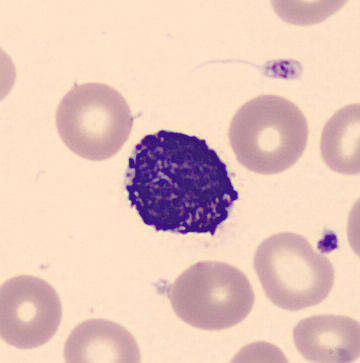
%> input picture 1.jpg, 360 x 363 px
$ octave --eval "result = PreprocessingAndSegmentation(imread('1.jpg'));"   (GNU Octave 9; MATLAB toolbox functions it lacks are replaced by stand-ins)
%> lines starting %> are read from the running program, lines starting %| are printed output that depends on the picture; in (x1, y1, x2, y2) boxes, pixels count from 0 and x2, y2 are one past the last pixel; in counts of white or black regions, pixels touching at a corner belong together; the program's own positions count from 1
function [seg_wbc, seg_rbc] = PreprocessingAndSegmentation(image)

myImage = image(:,:,2);
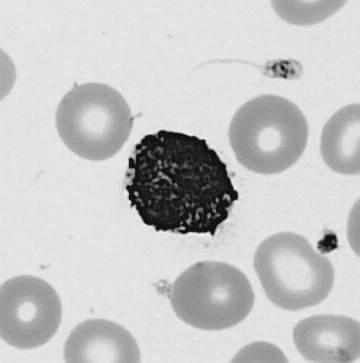
%> myImage: size 363x360 uint8; min 0, max 246, mean 198.1
myImage = adapthisteq(myImage);
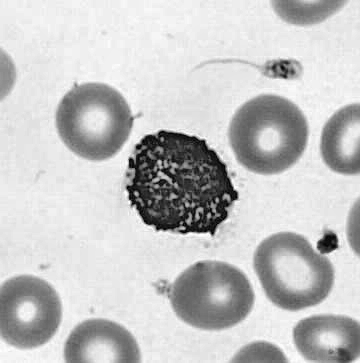
%> myImage: size 363x360 uint8; min 0, max 255, mean 196.3
t = graythresh(myImage);
%> t = 0.667
BW = imbinarize(myImage, t);
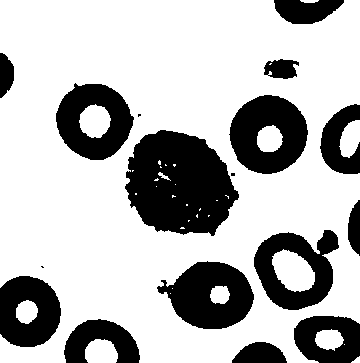
%> BW: size 363x360 logical; 71.6% white; 17 black regions (3 under 20 px), largest, box (x1, y1, x2, y2) and area: (125, 130, 239, 236) 8726, (157, 261, 254, 329) 4217, (229, 95, 308, 174) 4216
BW1 = bwareaopen(BW, 1000);
%> BW1: size 363x360 logical; 68.6% white; 17 black regions (3 under 20 px), largest, box (x1, y1, x2, y2) and area: (125, 130, 239, 236) 8852, (229, 95, 308, 174) 4763, (157, 261, 254, 329) 4511
BW2 = ~BW1;
BW3 = imfill(BW2, 'holes');
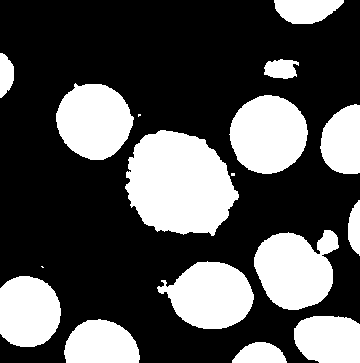
%> BW3: size 363x360 logical; 32.4% white; 17 white regions (3 under 20 px), largest, box (x1, y1, x2, y2) and area: (125, 130, 239, 236) 8852, (254, 230, 339, 310) 4889, (229, 95, 308, 174) 4763
BW4 = bwareaopen(BW3, 400);
eroded_img = imerode(BW4, strel('disk', 10));
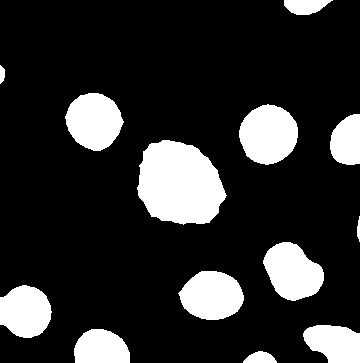
%> eroded_img: size 363x360 logical; 18% white; 13 white regions, largest, box (x1, y1, x2, y2) and area: (137, 140, 227, 225) 5733, (239, 104, 298, 165) 2724, (65, 93, 124, 151) 2497

seg_wbc = bwareafilt(eroded_img, [5000 20000]);
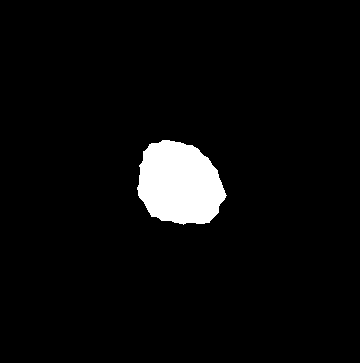
%> seg_wbc: size 363x360 logical; 4.4% white; 1 white region, box (x1, y1, x2, y2) and area: (137, 140, 227, 225) 5733
seg_wbc = imfill(seg_wbc, 'holes');
seg_rbc = logical(imsubtract(eroded_img, seg_wbc));
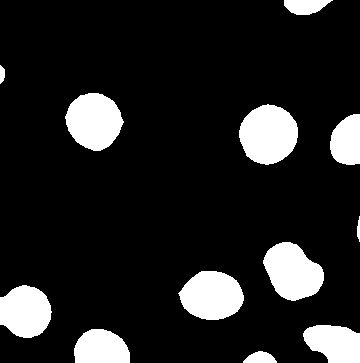
%> seg_rbc: size 363x360 logical; 13.6% white; 12 white regions, largest, box (x1, y1, x2, y2) and area: (239, 104, 298, 165) 2724, (65, 93, 124, 151) 2497, (263, 242, 324, 301) 2482

$ run again, on 10.jpg
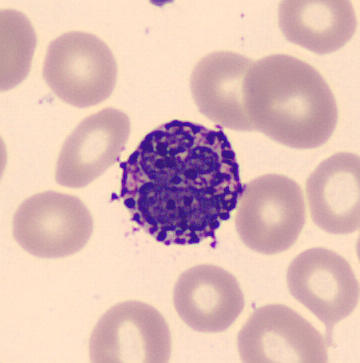
%> input picture 10.jpg, 360 x 363 px
%> t = 0.655
%> in PreprocessingAndSegmentation, `BW = imbinarize(myImage, t);`:
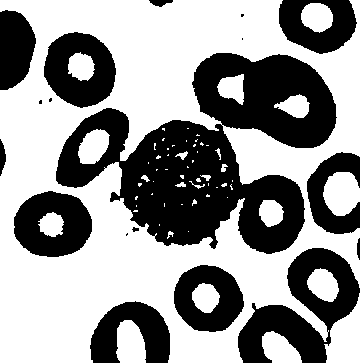
%> BW: size 363x360 logical; 58.7% white; 18 black regions (5 under 20 px), largest, box (x1, y1, x2, y2) and area: (56, 53, 337, 254) 26776, (238, 248, 360, 363) 6438, (14, 191, 92, 257) 3591
%> BW1: size 363x360 logical; 53.4% white; 18 black regions (5 under 20 px), largest, box (x1, y1, x2, y2) and area: (56, 53, 337, 254) 29686, (238, 248, 360, 363) 8072, (44, 32, 116, 108) 4167
%> BW3: size 363x360 logical; 46.6% white; 18 white regions (5 under 20 px), largest, box (x1, y1, x2, y2) and area: (56, 53, 337, 254) 29691, (238, 248, 360, 363) 8074, (44, 32, 116, 108) 4167
%> eroded_img: size 363x360 logical; 25.6% white; 17 white regions (4 under 20 px), largest, box (x1, y1, x2, y2) and area: (130, 129, 235, 236) 7980, (203, 62, 327, 139) 6570, (247, 314, 317, 363) 2632
%> seg_wbc: size 363x360 logical; 11.1% white; 2 white regions, box (x1, y1, x2, y2) and area: (130, 129, 235, 236) 7980, (203, 62, 327, 139) 6570
%> in PreprocessingAndSegmentation, `seg_rbc = logical(imsubtract(eroded_img, seg_wbc));`:
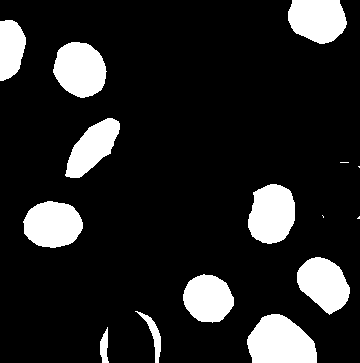
%> seg_rbc: size 363x360 logical; 14.5% white; 15 white regions (4 under 20 px), largest, box (x1, y1, x2, y2) and area: (247, 314, 317, 363) 2632, (53, 42, 107, 98) 2269, (248, 184, 295, 244) 2228

$ run again, on 11.jpg
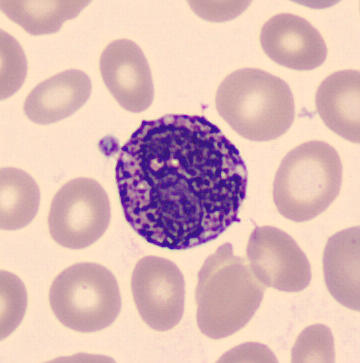
%> input picture 11.jpg, 360 x 363 px
%> t = 0.651
%> in PreprocessingAndSegmentation, `BW = imbinarize(myImage, t);`:
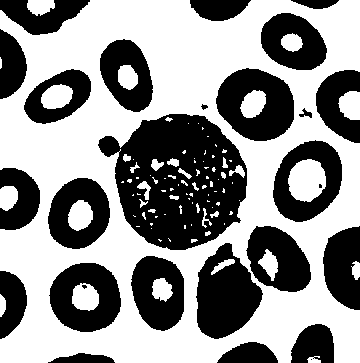
%> BW: size 363x360 logical; 56.4% white; 27 black regions (3 under 20 px), largest, box (x1, y1, x2, y2) and area: (98, 114, 247, 250) 13009, (196, 243, 263, 339) 4154, (216, 68, 294, 141) 3826
%> BW1: size 363x360 logical; 51.3% white; 25 black regions (1 under 20 px), largest, box (x1, y1, x2, y2) and area: (98, 114, 247, 250) 14290, (216, 68, 294, 141) 4354, (196, 243, 263, 339) 4294
%> BW3: size 363x360 logical; 49.7% white; 24 white regions, largest, box (x1, y1, x2, y2) and area: (98, 114, 247, 250) 14293, (216, 68, 294, 141) 4354, (196, 243, 263, 339) 4294
%> eroded_img: size 363x360 logical; 26.8% white; 21 white regions (1 under 20 px), largest, box (x1, y1, x2, y2) and area: (125, 123, 238, 241) 10197, (226, 78, 285, 132) 2410, (282, 150, 333, 213) 2326
%> seg_wbc: size 363x360 logical; 7.8% white; 1 white region, box (x1, y1, x2, y2) and area: (125, 123, 238, 241) 10197
%> in PreprocessingAndSegmentation, `seg_rbc = logical(imsubtract(eroded_img, seg_wbc));`:
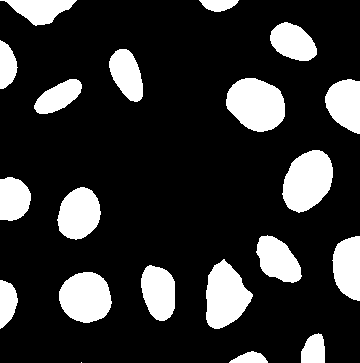
%> seg_rbc: size 363x360 logical; 19% white; 20 white regions (1 under 20 px), largest, box (x1, y1, x2, y2) and area: (226, 78, 285, 132) 2410, (282, 150, 333, 213) 2326, (206, 259, 253, 329) 2185

$ run again, on 12.jpg
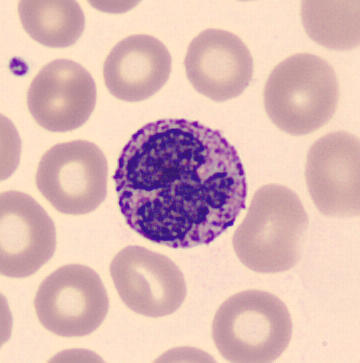
%> input picture 12.jpg, 360 x 363 px
%> t = 0.663
%> BW: size 363x360 logical; 55.9% white; 23 black regions (3 under 20 px), largest, box (x1, y1, x2, y2) and area: (112, 118, 247, 249) 12089, (264, 54, 337, 134) 4311, (233, 185, 307, 272) 4249
%> BW1: size 363x360 logical; 50.1% white; 20 black regions, largest, box (x1, y1, x2, y2) and area: (112, 118, 247, 249) 13365, (264, 54, 337, 134) 4553, (233, 185, 307, 272) 4472
%> BW3: size 363x360 logical; 50.7% white; 1 black region, box (x1, y1, x2, y2) and area: (0, 0, 360, 363) 64458
%> BW4: size 363x360 logical; 50.5% white; 1 black region, box (x1, y1, x2, y2) and area: (0, 0, 360, 363) 64747
%> eroded_img: size 363x360 logical; 29.1% white; 19 white regions, largest, box (x1, y1, x2, y2) and area: (124, 128, 238, 239) 9584, (222, 299, 282, 363) 2841, (273, 64, 328, 125) 2561
%> seg_wbc: size 363x360 logical; 7.3% white; 1 white region, box (x1, y1, x2, y2) and area: (124, 128, 238, 239) 9584
%> in PreprocessingAndSegmentation, `seg_rbc = logical(imsubtract(eroded_img, seg_wbc));`:
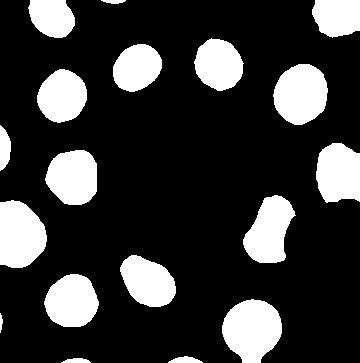
%> seg_rbc: size 363x360 logical; 21.8% white; 18 white regions, largest, box (x1, y1, x2, y2) and area: (222, 299, 282, 363) 2841, (273, 64, 328, 125) 2561, (0, 200, 47, 268) 2561
